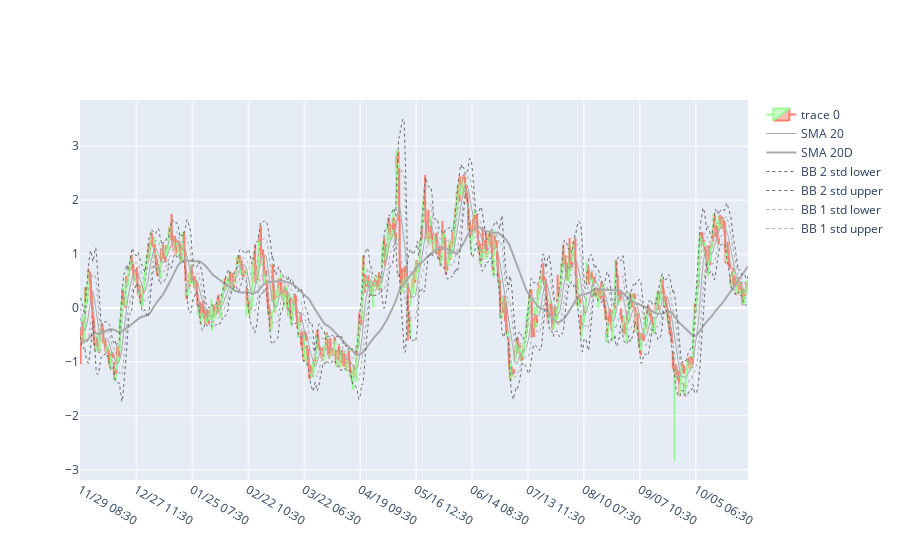

Notebook code for this chart:
### Code cell
import plotly.graph_objects as go

def plot2(df, buysell=False):
    fig = go.Figure(data=[go.Candlestick(x=df.shortdate,
            open=df['Open'],
            high=df['High'],
            low=df['Low'],
            close=df['Close'],
            increasing_line_color= 'PaleGreen', decreasing_line_color= 'salmon'),
            go.Scatter(x=df.shortdate, y=df.sma_20, line=dict(color='darkgray', width=1), name="SMA 20"),
            go.Scatter(x=df.shortdate, y=df.sma_20d, line=dict(color='darkgray', width=2), name="SMA 20D"),
            go.Scatter(x=df.shortdate, y=df['bb_low_2'], line=dict(color='dimgray', width=1, dash='dot'), name="BB 2 std lower"),
            go.Scatter(x=df.shortdate, y=df['bb_up_2'], line=dict(color='dimgray', width=1, dash='dot'), name="BB 2 std upper"),
            go.Scatter(x=df.shortdate, y=df['bb_low_1'], line=dict(color='darkgray', width=1, dash='dot'), name="BB 1 std lower"),
            go.Scatter(x=df.shortdate, y=df['bb_up_1'], line=dict(color='darkgray', width=1, dash='dot'), name="BB 1 std upper"),])

    fig.update_layout(xaxis_rangeslider_visible=False)
    #fig.update_layout(legend=dict(yanchor="bottom", y=1.0, xanchor="left", x=0.01))
    fig.update_xaxes(nticks=12) #default is 5
    fig.update_layout(xaxis=dict(type = "category")) #to eliminate after-hours
    
    if buysell:
        fig.add_scatter(x=df.shortdate, y=buy_price, mode="markers", marker_symbol="triangle-up", marker=dict(size=10, color="Green"), name="buy")
        fig.add_scatter(x=df.shortdate, y=sell_price, mode="markers", marker_symbol="triangle-down",marker=dict(size=10, color="Red"), name="sell")
        #fig.update_layout(xaxis_rangeslider_visible=True)
    
    fig.show()
 
plot2(df_spread_bb,0)

### Figure 1 — Plotly figure (JSON) as saved in the notebook; plotly's stock layout.template omitted (floating-point values rounded to 4 significant figures; data arrays with more than 128 entries replaced by an {"elided": "..."} marker saying what was removed)
{"data": [{"close": {"elided": "1623 float values"}, "decreasing": {"line": {"color": "salmon"}}, "high": {"elided": "1623 float values"}, "increasing": {"line": {"color": "PaleGreen"}}, "low": {"elided": "1623 float values"}, "open": {"elided": "1623 float values"}, "type": "candlestick", "x": {"elided": "1623 str values"}}, {"line": {"color": "darkgray", "width": 1}, "name": "SMA 20", "type": "scatter", "x": {"elided": "1623 str values"}, "y": {"elided": "1623 float values"}}, {"line": {"color": "darkgray", "width": 2}, "name": "SMA 20D", "type": "scatter", "x": {"elided": "1623 str values"}, "y": {"elided": "1623 float values"}}, {"line": {"color": "dimgray", "dash": "dot", "width": 1}, "name": "BB 2 std lower", "type": "scatter", "x": {"elided": "1623 str values"}, "y": {"elided": "1623 float values"}}, {"line": {"color": "dimgray", "dash": "dot", "width": 1}, "name": "BB 2 std upper", "type": "scatter", "x": {"elided": "1623 str values"}, "y": {"elided": "1623 float values"}}, {"line": {"color": "darkgray", "dash": "dot", "width": 1}, "name": "BB 1 std lower", "type": "scatter", "x": {"elided": "1623 str values"}, "y": {"elided": "1623 float values"}}, {"line": {"color": "darkgray", "dash": "dot", "width": 1}, "name": "BB 1 std upper", "type": "scatter", "x": {"elided": "1623 str values"}, "y": {"elided": "1623 float values"}}], "layout": {"xaxis": {"nticks": 12, "rangeslider": {"visible": false}, "type": "category"}}}
